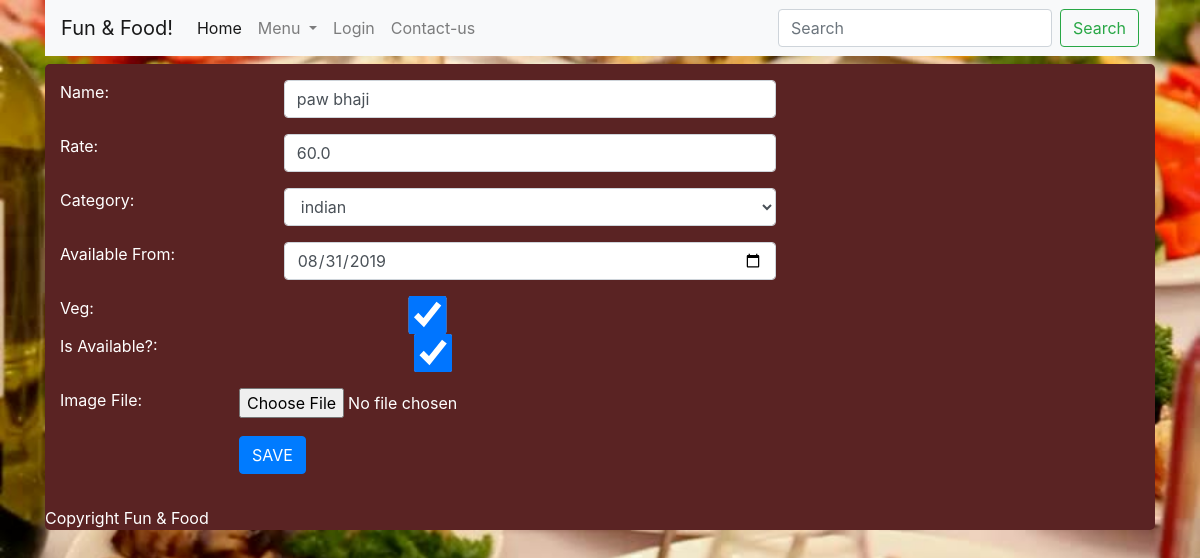
/webpages/edit_dish/2, run on the app's committed database.
### webpages/models.py (models this page shows)
class Dish(models.Model):
    name = models.CharField(max_length=50)
    rate = models.FloatField()
    isVeg = models.BooleanField(default=True)
    category = models.CharField(max_length=50)
    image = models.TextField(null = True)
    available_from = models.DateTimeField(default=datetime.datetime.now())
    is_available = models.BooleanField()

### webpages/views.py (the view, shortened to what this page needs)
# urls.py: url(r'edit_dish/(?P<id>[0-9]+)', views.edit_dish, name='edit_dish'),
def edit_dish(request, id):
    is_admin = check_admin(request)
    status = ''
    try:
        dish = Dish.objects.get(id=id)
    except:
        return HttpResponse("Dish not found!")
    return render(request=request, template_name='store_dish.html', context={'dish': dish, 'status':status, 'admin_menu':is_admin, 'category':Dish_category.objects.all()})

### webpages/models.py (called while the page is built)
    def __str__(self):
        return self.category_name

### webpages/views.py (called while the page is built)
def check_admin(request):
    try:
        login_id = request.session['login_id']
        if login_id == '45565$78678#':
            return True
        else:
            return False
    except Exception as e:
        return False

### webpages/templates/store_dish.html (shortened to what this page needs)
{% extends 'layout.html' %}
{% block content %}
<div style="background:#5a2323; border-radius:5px;">
    <form class="form"action=""  method="post" enctype="multipart/form-data">
    <div class="panel">
        <div class="row col-md-10 form-group">
            <label class="col-md-3"> Name: </label>
            <div class="col-md-7">
                <input type="text" value="{{ dish.name }}" class="form-control" name="name"/>
            </div>
        </div>
        <div class="row col-md-10 form-group">
            <label class="col-md-3"> Rate: </label>
            <div class="col-md-7">
                <input type="text" class="form-control" value="{{ dish.rate }}" name="rate"/>
            </div>
        </div>
        <div class="row col-md-10 form-group">
            <label class="col-md-3"> Category: </label>
            <div class="col-md-7">
                <select name="category" class="form-control">
                    {% for item in category %}
                        <option>{{ item }}</option>
                    {% endfor %}
                </select>
            </div>
        </div>
        <div class="row col-md-10 form-group">
            <label class="col-md-3"> Available From: </label>
            <div class="col-md-7">
                <input type="date" class="form-control" value="{{ dish.available_from|date:'Y-m-d' }}" name="available_from"/>
            </div>
        </div>
        <div class="row col-md-10 form-group">
            <label class="col-md-3"> Veg: </label>
            <div class="col-md-7">
            <div class="col-md-7">
                <input type="checkbox" value="yes" {% if dish.isVeg %} checked {% endif %} class="form-control" name="is_veg"/>
            </div>
        </div>
        <div class="row col-md-10 form-group">
            <label class="col-md-3"> Is Available?: </label>
            <div class="col-md-7">
                <input type="checkbox" value="yes" {% if dish.is_available %} checked {% endif %} class="form-control" name="is_available"/>
            </div>
        </div>
        <div class="row col-md-10 form-group">
            <label class="col-md-3"> Image File: </label>
            <div class="col-md-7">
                <input type="file" class="form-control-file" name="file"/>
            </div>
        </div>
        <div class="row col-md-10 form-group">
            <div class="col-md-3">
            </div>
            <div class="col-md-7">
                <button class="btn btn-primary" type="submit">SAVE</button>
            </div>
        </div>
    </div>
</form>
</div>
{% endblock %}

### data on the page
Dish: name "paw bhaji", rate "60.0", available_from "08/31/2019", isVeg "☑", is_available "☑"

### other printed values
form field category "indian"
